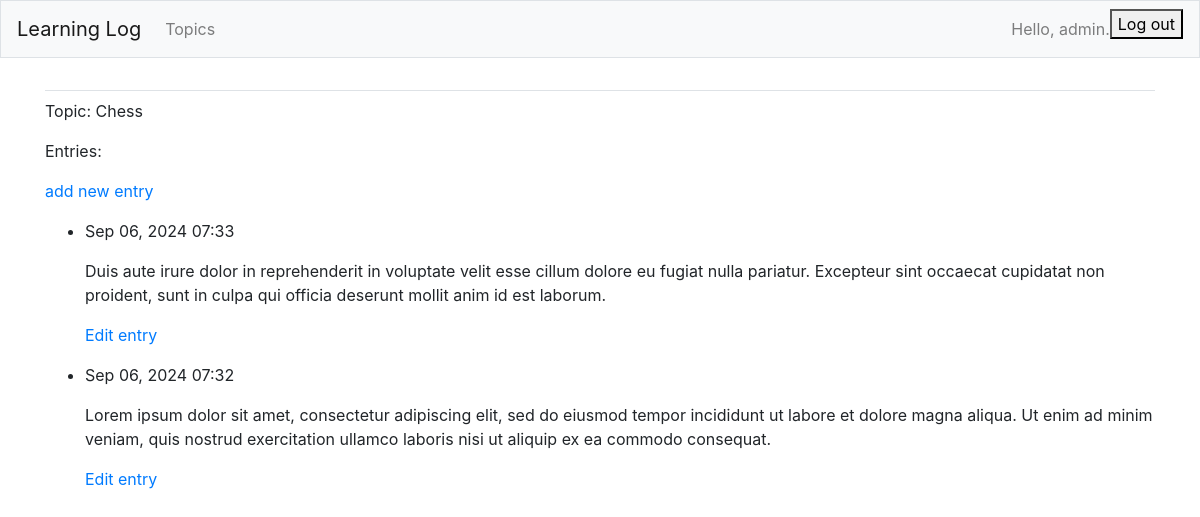
The page /topics/1/ (signed in) on the database its author committed.
### learning_logs/models.py (models this page shows, shortened)
class Topic(models.Model):
    text = models.CharField(max_length=200)
    date_added = models.DateTimeField(auto_now_add=True)
    owner = models.ForeignKey(User, on_delete=models.CASCADE)
    def __str__(self):
        return self.text

class Entry(models.Model):
    topic = models.ForeignKey(Topic, on_delete=models.CASCADE)
    text = models.TextField()
    date_added = models.DateTimeField(auto_now_add=True)
    class Meta:
        verbose_name_plural = 'entries'

### learning_logs/views.py (the view)
# urls.py: path('topics/<int:topic_id>/', views.topic, name='topic'),
@login_required
def topic(request, topic_id):
    topic = Topic.objects.get(id=topic_id)
    if topic.owner != request.user:
        raise Http404
    entries = topic.entry_set.order_by('-date_added')
    context = {'topic': topic, 'entries': entries}
    return render(request, 'learning_logs/topic.html', context)

### learning_logs/templates/learning_logs/topic.html
{% extends 'learning_logs/base.html' %}
{% block content %}
  <p>Topic: {{ topic }}</p>
  <p>Entries:</p>
  <p>
    <a href="{% url 'learning_logs:new_entry' topic.id %}">add new entry</a>
  </p>
  <ul>
  {% for entry in entries %}
    <li>
      <p>{{ entry.date_added|date:'M d, Y H:i' }}</p>
      <p>{{ entry.text|linebreaks }}</p>
      <p>
        <a href="{% url 'learning_logs:edit_entry' entry.id %}">Edit entry</a>
      </p>
    </li>
  {% empty %}
    <li>There are no entries for this topic yet ¯\_(ツ)_/¯</li>
  {% endfor %}
  </ul>
{% endblock content %}

### learning_logs/templates/learning_logs/base.html (shortened to what this page needs)
{% load bootstrap4 %}
<!doctype html>
<html lang="en">
<head>
	{% bootstrap_css %}
</head>
<body>
<nav class="navbar navbar-expand-md navbar-light bg-light mb-4 border">
	<a class="navbar-brand" href="{% url 'learning_logs:index' %}">
		Learning Log</a>
	<div class="collapse navbar-collapse" id="navbarCollapse">
		<ul class="navbar-nav mr-auto">
			<li class="nav-item">
				<a class="nav-link" href="{% url 'learning_logs:topics' %}">
					Topics</a></li>
		</ul>
		<ul class="navbar-nav ml-auto">
			{% if user.is_authenticated %}
				<li class="nav-item">
					<span class="navbar-text"> Hello, {{ user.username }}.</span>
				</li>
				<li class="nav-item">
                    <form id="logout_form" action="{% url 'users:logout' %}" method="POST">
                        <button class="" submit="">Log out</button>
                    </form>
				</li>
			{% else %}
				<li class="nav-item">
					<a class="nav-link" href="{% url 'users:register' %}">Register</a>
				</li>
				<li class="nav-item">
					<a class="nav-link" href="{% url 'users:login' %}">Log in</a></li>
			{% endif %}
		</ul>
	</div>
</nav>
<main role="main" class="container">
	<div class="pb-2 mb-2 border-bottom">
	</div>
	<div>
		{% block content %}{% endblock content %}
	</div>
</main>
</body>
</html>

### rows shown on the page
Topic: text "Chess"
Entry: date_added "Sep 06, 2024 07:33", text "Duis aute irure dolor in reprehenderit in voluptate velit esse cillum dolore eu fugiat nulla pariatur. Excepteur sint occaecat cupidatat non proident, sunt in culpa qui officia deserunt mollit anim id est laborum."
Entry: date_added "Sep 06, 2024 07:32", text "Lorem ipsum dolor sit amet, consectetur adipiscing elit, sed do eiusmod tempor incididunt ut labore et dolore magna aliqua. Ut enim ad minim veniam, quis nostrud exercitation ullamco laboris nisi ut aliquip ex ea commodo consequat."

### other values the page prints
{{ user.username }} "admin"
